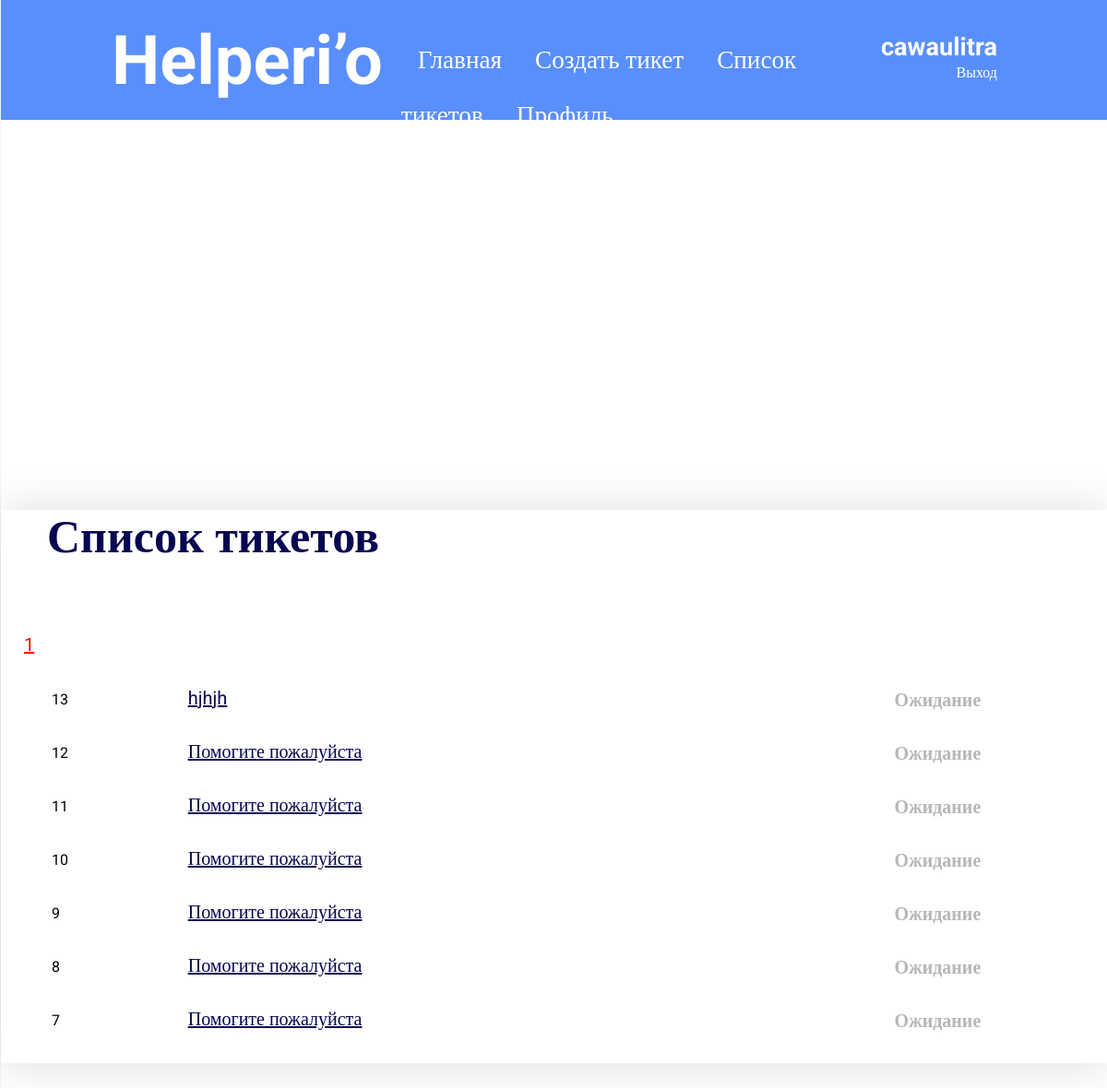
Before: /ticket/browse/1 (signed in) with the older database file.
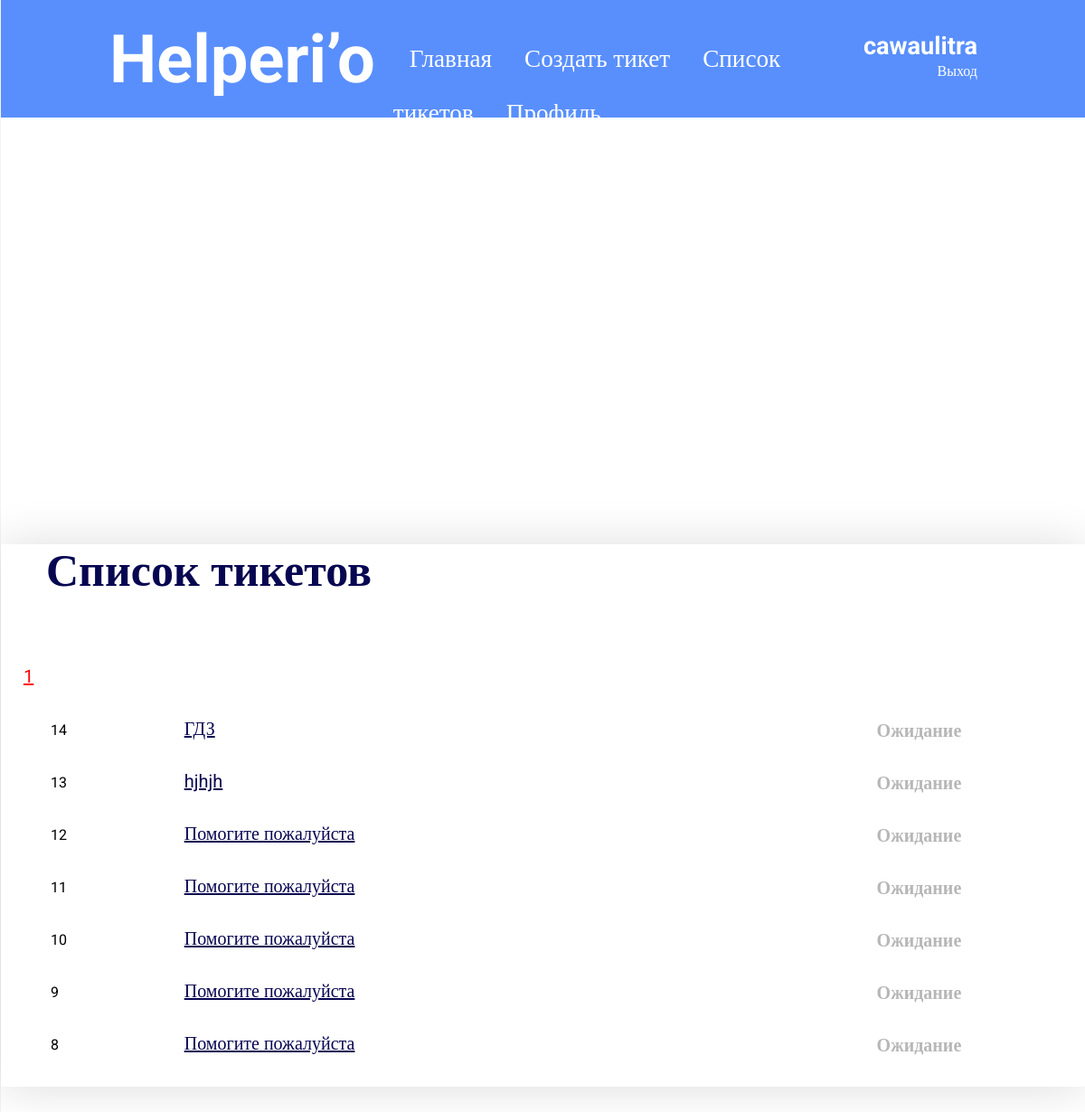
After: the same page with the newer database file.
### tables this page shows
CREATE TABLE `tickets` (
  `id` int(15) NOT NULL,
  `id_author` int(15) NOT NULL,
  `id_employee` int(15) NOT NULL,
  `title` varchar(255) NOT NULL,
  `id_type` int(15) NOT NULL,
  `text` mediumtext NOT NULL,
  `id_status` int(15) NOT NULL,
  `create_date` timestamp NOT NULL DEFAULT current_timestamp() ON UPDATE current_timestamp(),
  `start_date` timestamp NULL DEFAULT '0000-00-00 00:00:00',
  `end_date` timestamp NULL DEFAULT '0000-00-00 00:00:00'
);

### application/core/view.php (called while the page is built)
<?php
class View
{
	function generate($content_view, $template_view, $data = null)
	{
		include 'application/views/'.$template_view;
	}
}
?>

### application/bootstrap.php (called while the page is built, shortened)
<?php
require_once 'core/view.php';
Route::start();
?>

### index.php (called while the page is built, shortened)
<?php
require_once 'application/bootstrap.php';
?>

### application/models/model_ticket.php (called while the page is built, shortened)
<?php
class Model_Ticket extends Model
{
    function browse($page) {
        $mysqli = $this->sql_connect();
        $mysqli->set_charset('utf8');
        $limit = 30;
        $offset = ($page - 1) * $limit;
        if ($_SESSION['id_role'] == 3)
            $str_count = "SELECT * FROM `tickets` WHERE `tickets`.`id_author` = ". $_SESSION['id'];
        $res_count = $mysqli->query($str_count);
        $count_tickets = $res_count->num_rows;
        $count_page = floor ($count_tickets / $limit);
        if ($count_tickets % $limit > 0) {
            $count_page++;
        }
        $data = [$count_page, $page];
        if ($_SESSION['id_role'] == 3) {
            $string = "SELECT `tickets`.`id`, `tickets`.`title`, `tickets`.`id_status`
                FROM `tickets` JOIN `status` ON (`tickets`.`id_status` = `status`.`id`)
                WHERE `tickets`.`id_author` = ". $_SESSION['id'] ." ORDER BY `tickets`.`id` DESC ";
        }
        $string_limit = $string . "LIMIT $limit OFFSET $offset";
        $result = $mysqli->query($string_limit);
        while ($fletcher = $result->fetch_assoc()) {
            $data['tickets'][] = [
                'id' => $fletcher['id'],
                'title' => $fletcher['title'],
                'id_status' => $fletcher['id_status']
            ];
        }
        return $data;
    }
}

### application/views/browse_ticket_view.php (the view, shortened to what this page needs)
<div class="content-ticket">
    <div class="plane">
    <p class="text">Список тикетов</p>
    </div>
    <div class="ticket">
        <div class="pagination">
            <?php
                for ($i = 1; $i <= $data[0]; $i++)
                {
                    if ($i != $data[1]) {
                        echo "<a href='/ticket/browse/$i' id='diff'>$i</a>";
                    }
                    else {
                        echo "<a href='/ticket/browse/$i' id='curr'>$i</a>";
                    }
                }
            ?>
        </div>
        <table cellspacing="30px" width="1294px">
            <?php
                if (isset($data['tickets'])) {
                    foreach ($data['tickets'] as $ticket) {
                            echo "<tr>";
                            echo "<td width='80px'>". $ticket['id'] ."</td>";
                            echo "<td width='500px'><a href='/ticket/view/". $ticket['id'] ."'>". $ticket['title'] ."</a></td>";
                            if ($ticket['id_status'] == 1) {
                                echo "<td width='120px' class='status_1'>Ожидание</td>";
                            }
                            elseif ($ticket['id_status'] == 2) {
                                echo "<td width='120px' class='status_2'>В процессе</td>";
                            }
                            elseif ($ticket['id_status'] == 3) {
                                echo "<td width='120px' class='status_3'>Выполнен</td>";
                            }
                            else {
                                echo "<td width='120px'>---</td>";
                            }
                            echo "</tr>";
                        }
                    }
                else echo "Список пуст.";
            ?>
        </table>
    </div>
</div>

Changed rows visible on the page:
no longer on this page (row unchanged): tickets: id "7", title "Помогите пожалуйста", shows "Ожидание"
added tickets: id "14", title "ГДЗ", shows "Ожидание"
